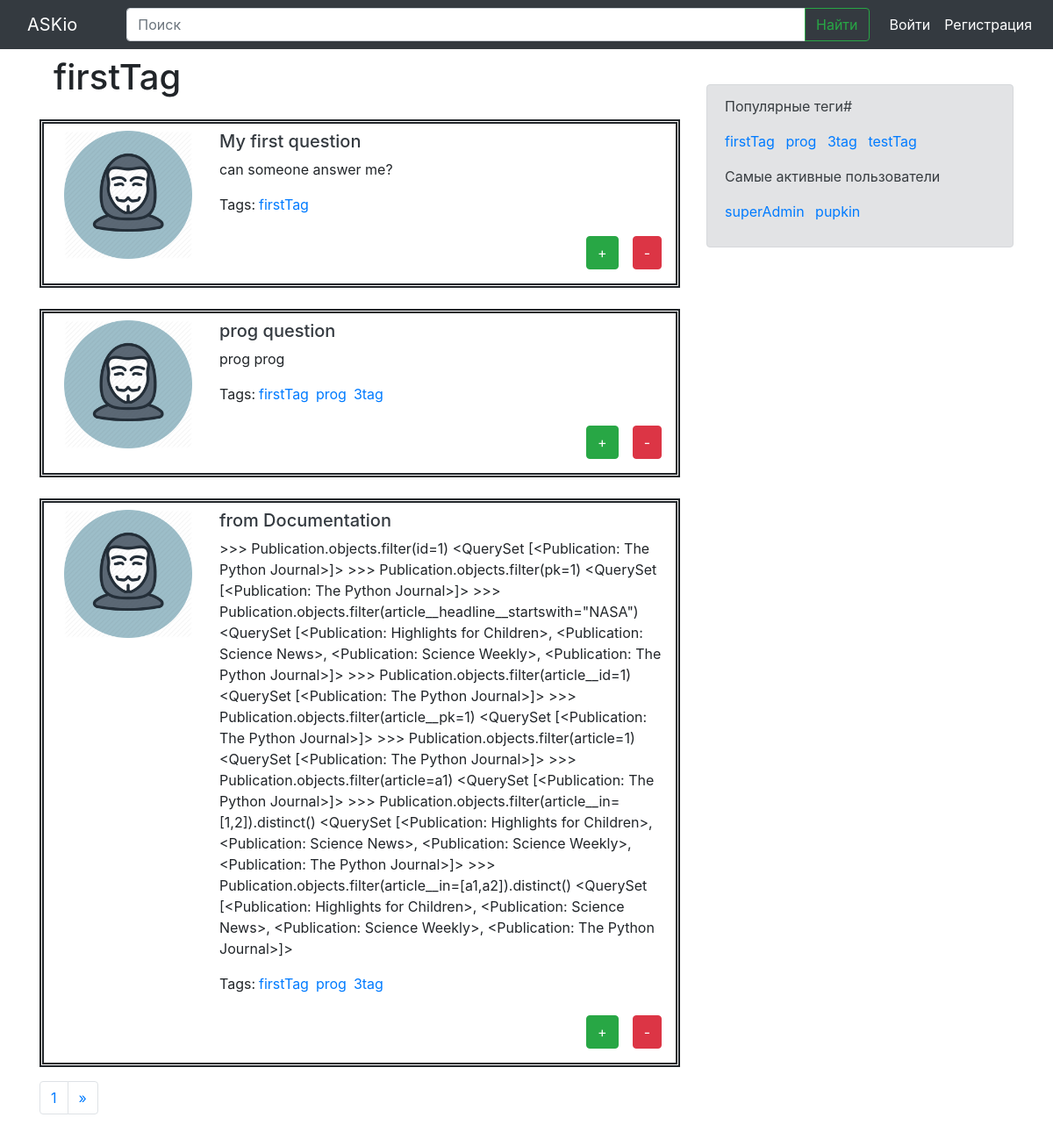
The app's page /tag/firstTag/ with its own data.
### app/models.py (models this page shows, shortened)
class Tag(models.Model):
    name = models.CharField(max_length=20, unique=True)

class Question(models.Model):
    title = models.CharField(max_length=255)
    text = models.TextField()
    profile = models.ForeignKey(Profile, on_delete=models.CASCADE)
    tag = models.ManyToManyField(Tag, blank=True)

class Profile(models.Model):
    user = models.OneToOneField(User, on_delete=models.CASCADE, unique=True)
    nickname = models.CharField(max_length=20, default=None, unique=True)
    avatar = models.ImageField(blank=False, null=True)

### app/views.py (the view)
# urls.py: path('tag/<slug:tag_name>/', views.tag_page, name='tag'),
def tag_page(request, tag_name):
    t = Tag.objects.get(name=tag_name)
    questions, page = paginate(Question.objects.filter(tag=t), 3, request)
    right_menu_tags, right_menu_members = right_menu_objects()
    context = {
        'tag': t.name,
        'questions': questions,
        'page': page,
        'right_menu_tags': right_menu_tags,
        'right_menu_members': right_menu_members,
    }
    if request.user.is_authenticated:
        profile = Profile.objects.get(user=request.user)
        context['profile'] = profile
    return render(request, 'tag_page.html', context)

### app/views.py (called while the page is built)
def right_menu_objects():
    tags = Tag.objects.all()
    members = Profile.objects.all()
    return tags, members

def paginate(objects_list, number_of_objects_on_page, request):
    pages_count = request.GET.get('page')
    if pages_count is None:
        pages_count=1
    paginator = Paginator(objects_list, number_of_objects_on_page)
    page = paginator.page(pages_count)
    return page.object_list, page

### templates/tag_page.html
{% extends 'base.html' %}
{% load static %}
{% block content %}
    <p class="h1 mt-3 ml-3"> {{ tag }} </p>
    {% for question in questions %}
      {% include 'inc/question.html' with q=question %}
    {% endfor %}
    {% include 'inc/paginator.html' %}
{% endblock content %}

### templates/inc/question.html
{% load static %}
<div class="media mt-4 p-2" style="border-style: double; border-width: 5px;">
  <img src="{% static 'img/avatar.png' %}" class="mr-3 col-3">
  <div class="media-body">
    <h5>
      <a href="{% url 'question' qid=q.id %}" class="text-dark">{{ q.title }}</a>
    </h5>
    <p> {{ q.text }} </p>
    <div class="input-group">
      <p class="mr-1">Tags: </p>
      {% for tag in question.tag.all %}
        <a href="{% url 'tag' tag_name=tag.name %}" class="base_link_v1 mr-2">{{ tag.name }}</a>
      {% endfor %}
    </div>
    <div class="input-group justify-content-end">
      <button type="button" class="btn btn-success m-2">+</button>
      <button type="button" class="btn btn-danger m-2">-</button>
    </div>
  </div>
</div>

### templates/inc/right_menu.html
<div class="alert alert-secondary">
  <p>
    Популярные теги#
    <div>
      {% for tag in tags %}
        <a href="{% url 'tag' tag_name=tag.name %}" class="base_link_v1 mr-2">{{ tag.name }}</a>
      {% endfor %}
    </div>
  </p>
  <p>
    Самые активные пользователи
    <div>
      {% for member in members %}
        <a href="#" class="base_link_v1 mr-2">{{ member.nickname }}</a>
      {% endfor %}
    </div>
  </p>
</div>

### records on screen
Tag: name "firstTag"
Question: title "My first question", text "can someone answer me?"
Question: title "prog question", text "prog prog"
Tag: name "prog"
Tag: name "3tag"
Question: title "from Documentation", text ">>> Publication.objects.filter(id=1) <QuerySet [<Publication: The Python Journal>]> >>> Publication.objects.filter(pk=1) <QuerySet [<Publication: The Python Journal>]> >>> Publication.objects.filter(article__headline__startswith=\"NASA\") <QuerySet [<Publication: Highlights for Children>, <Publication: Science News>, <Publication: Science Weekly>, <Publication: The Python Journal>]> >>> Publication.objects.filter(article__id=1) <QuerySet [<Publication: The Python Journal>]> >>> Publication.objects.filter(article__pk=1) <QuerySet [<Publication: The Python Journal>]> >>> Publication.objects.filter(article=1) <QuerySet [<Publication: The Python Journal>]> >>>…"
Tag: name "testTag"
Profile: nickname "superAdmin"
Profile: nickname "pupkin"

### other values on screen
{{ page.number }} "1"
